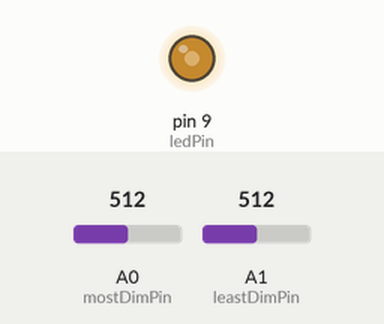
Recording of a sketch running on a simulated Arduino Uno, built with avr-gcc and run on an emulated ATmega328P. On the bench: output pins drawn as LEDs (lit = HIGH). The test bench sets the inputs (shaded band); at power-on: A0 (mostDimPin) = 512, A1 (leastDimPin) = 512.

Above: at 1.2 s.
1.3 s: A0 (mostDimPin) set to 716
At 1.6 s:
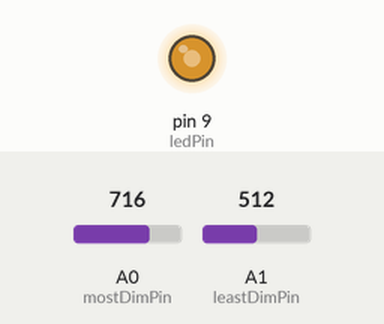
2.8 s: A1 (leastDimPin) set to 1023
At 4.0 s:
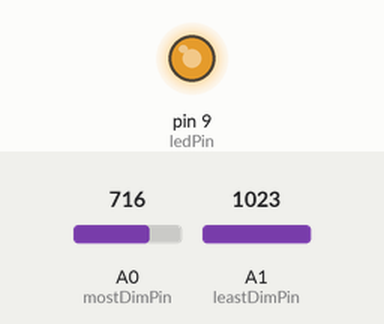
4.3 s: A0 (mostDimPin) set to 0
At 5.1 s:
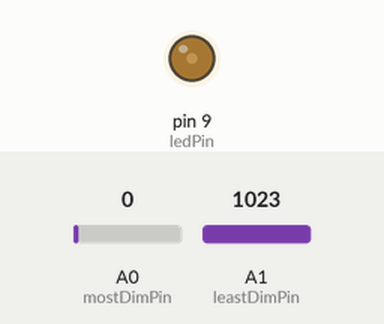
5.8 s: A1 (leastDimPin) set to 0
At 6.3 s:
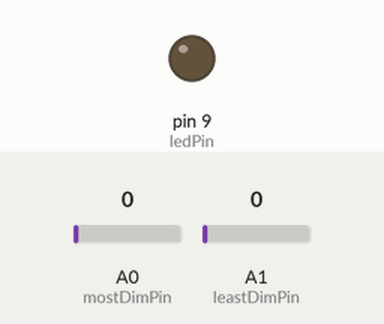
Timing chart, 0 to 8.3 s (numbered marks = the images above; inputs shaded):
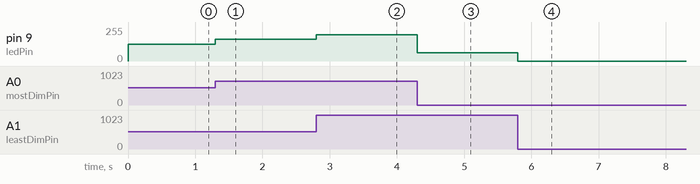

Measured:
- after the input at 1.3 s, pin 9 (ledPin): 127/255 → 165/255 at once
- after the input at 2.8 s, pin 9 (ledPin): 165/255 → 197/255 at once
- after the input at 4.3 s, pin 9 (ledPin): 197/255 → 63/255 at once
- after the input at 5.8 s, pin 9 (ledPin): 63/255 → 0/255 at once

The sketch:

sketch_sep12c.ino
```cpp
#define mostDimPin A0
#define leastDimPin A1
#define ledPin 9

void setup() {
  pinMode(mostDimPin, INPUT);
  pinMode(leastDimPin, INPUT);
  pinMode(ledPin, OUTPUT);
  Serial.begin(9600);
}

void loop() {
  analogWrite(ledPin, ((255.0 / 1023.0) * analogRead(mostDimPin) * 0.75 + (255.0 / 1023.0) * analogRead(leastDimPin) * 0.25));
}
```
